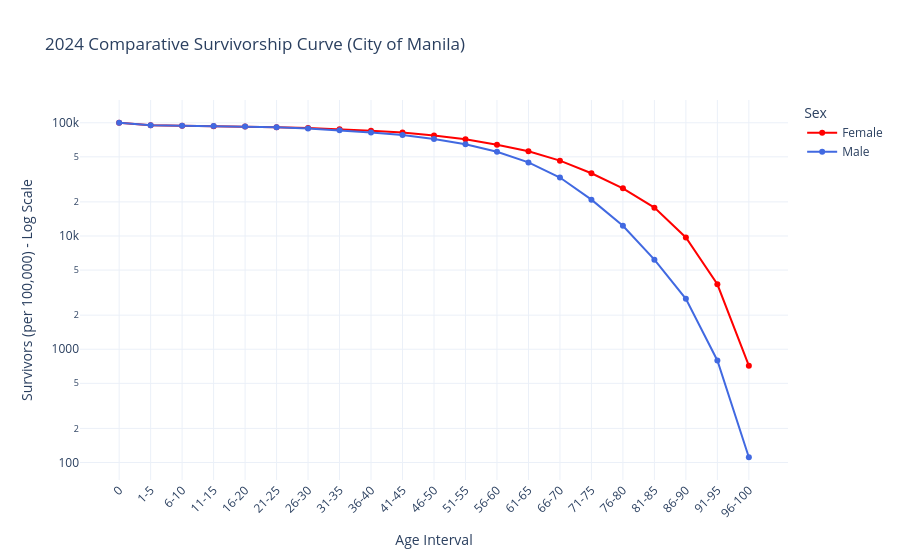

Here is the notebook cell this chart was saved with:
### Code cell
import pandas as pd
import plotly.express as px
from sqlalchemy import text

# 1. SQL Query: Fetch death brackets for BOTH sexes
query_both = """
             with bucketed as ( select sex, width_bucket(age_years::int, 1, 101, 20) as sort_index
                                from vw_vsr_deaths_joined
                                where death_year = 2024
                                  and age_years is not null
                                  and sex in ('Male', 'Female')
                                  and pod_name = 'City of Manila' )
             select sex
                  , sort_index
                  , case when sort_index = 0 then '0'
                         else ((sort_index - 1) * 5 + 1)::text || '-' || ((sort_index - 1) * 5 + 5)::text end as x
                  , count(*)                                                                                  as d_x
             from bucketed
             group by 1, 2, 3
             order by 1, 2 asc; \
             """

with engine.connect() as conn:
    df_both = pd.read_sql_query(text(query_both), conn)

# 1. Sort the dataframe to ensure the math flows perfectly from Age 0 upwards
df_both = df_both.sort_values(by=['sex', 'sort_index'])

# 2. Total starting population per sex (n_0)
# .transform('sum') broadcasts the total deaths for 'Male' and 'Female' to every row
df_both['n_0'] = df_both.groupby('sex')['d_x'].transform('sum')

# 3. Calculate cumulative deaths UP TO the current age bracket
df_both['cum_deaths'] = df_both.groupby('sex')['d_x'].cumsum()

# 4. Shift that down by 1 within each sex group so Age 0 starts with 0 deaths before it
df_both['deaths_before'] = df_both.groupby('sex')['cum_deaths'].shift(1).fillna(0)

# 5. Survivorship Math
df_both['l_x_raw'] = df_both['n_0'] - df_both['deaths_before']
df_both['l_x_100k'] = (df_both['l_x_raw'] / df_both['n_0']) * 100000

fig = px.line(
    df_both,
    x='x',
    y='l_x_100k',
    color='sex',
    title='2024 Comparative Survivorship Curve (City of Manila)',
    labels={
        'x': 'Age Interval',
        'l_x_100k': 'Survivors (per 100,000) - Log Scale',
        'sex': 'Sex'
    },
    markers=True,
    log_y=True,
    color_discrete_map={"Male": "royalblue", "Female": "red"}
)

fig.update_layout(
    template="plotly_white",
    hovermode="x unified",
    xaxis_tickangle=-45
)

fig.show()

### Figure 1 — Plotly figure (JSON) as saved in the notebook; plotly's stock layout.template omitted (floating-point values rounded to 4 significant figures)
{"data": [{"hovertemplate": "Sex=Female<br>Age Interval=%{x}<br>Survivors (per 100,000) - Log Scale=%{y}<extra></extra>", "legendgroup": "Female", "line": {"color": "red", "dash": "solid"}, "marker": {"symbol": "circle"}, "mode": "lines+markers", "name": "Female", "orientation": "v", "showlegend": true, "x": ["0", "1-5", "6-10", "11-15", "16-20", "21-25", "26-30", "31-35", "36-40", "41-45", "46-50", "51-55", "56-60", "61-65", "66-70", "71-75", "76-80", "81-85", "86-90", "91-95", "96-100"], "xaxis": "x", "y": [100000.0, 95060.0, 93930.0, 93330.0, 92510.0, 91240.0, 89650.0, 87590.0, 85030.0, 81860.0, 77240.0, 71590.0, 63950.0, 55990.0, 46290.0, 35800.0, 26350.0, 17800.0, 9700.0, 3745.0, 715.4], "yaxis": "y", "type": "scatter"}, {"hovertemplate": "Sex=Male<br>Age Interval=%{x}<br>Survivors (per 100,000) - Log Scale=%{y}<extra></extra>", "legendgroup": "Male", "line": {"color": "royalblue", "dash": "solid"}, "marker": {"symbol": "circle"}, "mode": "lines+markers", "name": "Male", "orientation": "v", "showlegend": true, "x": ["0", "1-5", "6-10", "11-15", "16-20", "21-25", "26-30", "31-35", "36-40", "41-45", "46-50", "51-55", "56-60", "61-65", "66-70", "71-75", "76-80", "81-85", "86-90", "91-95", "96-100"], "xaxis": "x", "y": [100000.0, 95180.0, 94220.0, 93600.0, 92840.0, 91250.0, 89030.0, 85960.0, 82140.0, 78000.0, 71990.0, 64660.0, 55420.0, 44640.0, 32830.0, 20930.0, 12300.0, 6176.0, 2788.0, 795.5, 111.2], "yaxis": "y", "type": "scatter"}], "layout": {"xaxis": {"anchor": "y", "domain": [0.0, 1.0], "title": {"text": "Age Interval"}, "tickangle": -45}, "yaxis": {"anchor": "x", "domain": [0.0, 1.0], "title": {"text": "Survivors (per 100,000) - Log Scale"}, "type": "log"}, "legend": {"title": {"text": "Sex"}, "tracegroupgap": 0}, "title": {"text": "2024 Comparative Survivorship Curve (City of Manila)"}, "hovermode": "x unified"}}
